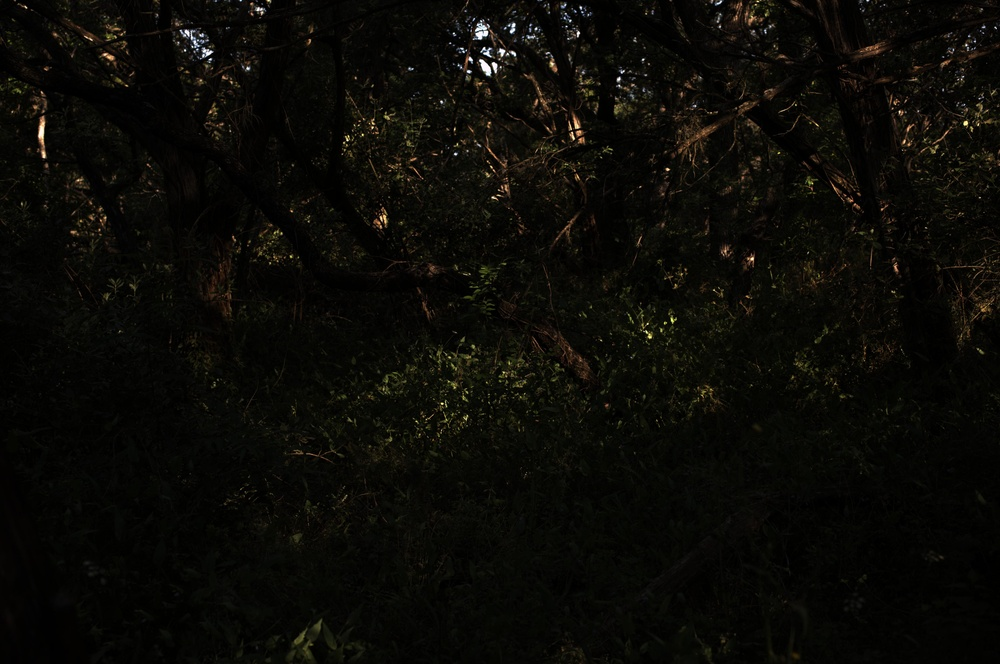
#> input picture train/test_images/cps201004281289.jpg, 1000 x 664 px, shrunk from 4284 x 2844 before the run, found by its file name
$ python image_recover.py
#> lines starting #> are read from the running program, lines starting #| are printed output that depends on the picture
### train/lib/image_operation.py
#!/usr/bin/env python3
# -*- coding: utf-8 -*-
"""
Created on Fri Apr 17 11:17:35 2020

@author: haoqiwang
"""

import matplotlib.image as mpimg
import numpy as np
import matplotlib.pyplot as plt
import copy

from lib import csv_operation
from lib import pixel_operation

'''

show original image

Example:

from lib import image_operation

IMAGE_FOLDER='./image_database/'
image_name = 'natural_forest.jpg'

image_path=IMAGE_FOLDER+image_name

ori_image = image_operation.read_image(image_path)

'''


def read_image(image_path):
    ori_image = mpimg.imread(image_path)
#> ori_image is the input picture: shape (664, 1000, 3); mean R, G, B 11, 10.3, 6.1
    image = np.asarray(ori_image).astype(np.int32)
    plt.imshow(image)
    plt.xticks([])
    plt.yticks([])
    return image


'''

remove one color

Example:

from lib import image_operation

IMAGE_FOLDER='./image_database/'
image_name = 'natural_forest.jpg'

image_path=IMAGE_FOLDER+image_name

#remove red
ori_image = image_operation.read_image(image_path)

image_remove_red=image_operation.remove_red(ori_image)

#remove green
ori_image = image_operation.read_image(image_path)

image_remove_green=image_operation.remove_green(ori_image)

#remove blue
ori_image = image_operation.read_image(image_path)

image_remove_blue=image_operation.remove_blue(ori_image)

'''


def remove_red(image):
    image_remove_red = copy.deepcopy(image)
    image_remove_red[:, :, 0] = 0
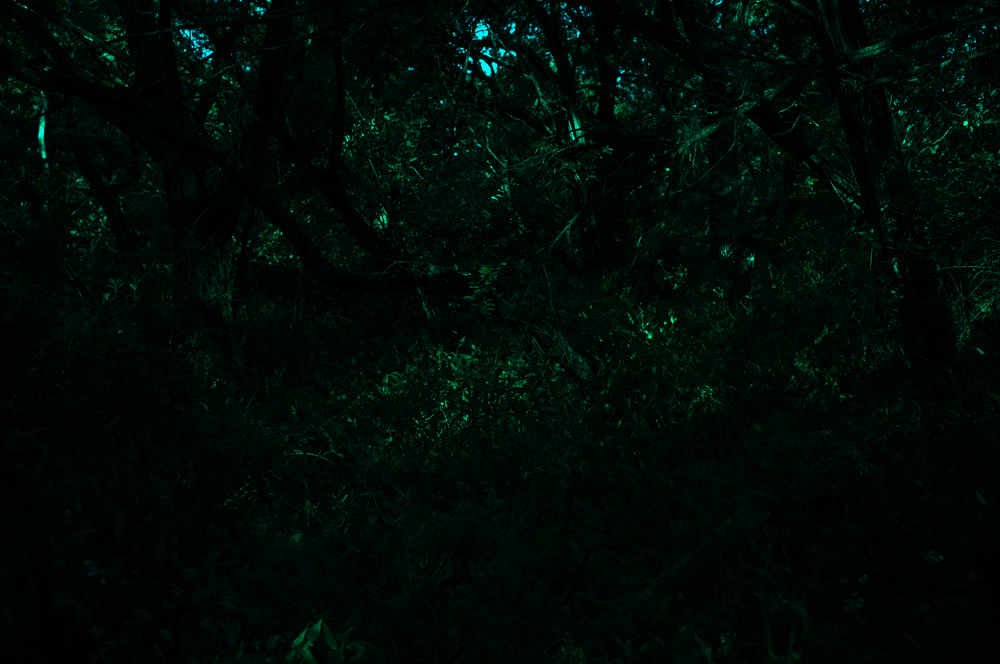
#> image_remove_red: shape (664, 1000, 3) int32; mean R, G, B 0, 10.3, 6.1
    plt.imshow(image_remove_red)
    plt.xticks([])
    plt.yticks([])
    return image_remove_red


# [16 lines left out: functions remove_green, remove_blue, not called in this run]


'''

remove color and recover color

Example:

from lib import image_operation

IMAGE_FOLDER='./image_database/'
image_name = 'natural_forest.jpg'

image_path=IMAGE_FOLDER+image_name

#remove and recover red
ori_image = image_operation.read_image(image_path)

image_remove_red=image_operation.remove_red(ori_image)

image_recover_red=image_operation.recover_red(image_remove_red)

#remove and recover green
ori_image = image_operation.read_image(image_path)

image_remove_green=image_operation.remove_green(ori_image)

image_recover_green=image_operation.recover_green(image_remove_green)

#remove and recover blue
ori_image = image_operation.read_image(image_path)

image_remove_blue=image_operation.remove_blue(ori_image)

image_recover_blue=image_operation.recover_blue(image_remove_blue)

'''


def recover_red(image_remove_red):
    RG_matrix, RG_record_matrix, RB_matrix, RB_record_matrix, GB_matrix, GB_record_matrix = csv_operation.import_csv()

    image_recover_red = copy.deepcopy(image_remove_red)

    image_size = image_remove_red.shape

    # num_channel = image_size[2]
    num_row = image_size[0]  # how many rows
    num_column = image_size[1]  # how many columns

    # initialize recoverd_red to store
    recovered_red = np.zeros((num_row, num_column), dtype=np.int32)
    # for now, we recover the image except edge
    for i in np.arange(1, num_row - 1):
        for j in np.arange(1, num_column - 1):
            green_value = image_remove_red[i, j, 1]
            blue_value = image_remove_red[i, j, 2]

            green_contrast = pixel_operation.rms_contrast(image_remove_red, i, j, 1)
            blue_contrast = pixel_operation.rms_contrast(image_remove_red, i, j, 2)

            green_blue_contrast_mean = (green_contrast + blue_contrast) / 2

            GB_matrix_index = pixel_operation.contrast_index(green_blue_contrast_mean)

            recovered_red[i, j] = GB_matrix[blue_value, green_value, GB_matrix_index]

    image_recover_red[:, :, 0] = recovered_red

    plt.imshow(image_recover_red)
    plt.xticks([])
    plt.yticks([])

    return image_recover_red


# [72 lines left out: functions recover_green, recover_blue, not called in this run]


'''

compare original image and recovered image

Example:

from lib import image_operation


IMAGE_FOLDER = './image_database/'
image_name = 'natural_forest.jpg'
image_path = IMAGE_FOLDER + image_name

ori_image = image_operation.read_image(image_path)
image_remove_blue = image_operation.remove_blue(ori_image)
image_recover_blue = image_operation.recover_blue(image_remove_blue)

mse_blue = image_operation.compare_image(ori_image,image_recover_blue)


ori_image = image_operation.read_image(image_path)
image_remove_red = image_operation.remove_red(ori_image)
image_recover_red = image_operation.recover_red(image_remove_red)

mse_red = image_operation.compare_image(ori_image,image_recover_red)


ori_image = image_operation.read_image(image_path)
image_remove_green = image_operation.remove_green(ori_image)
image_recover_green = image_operation.recover_green(image_remove_green)

mse_green = image_operation.compare_image(ori_image,image_recover_green)

'''


# [12 lines left out: function compare_image, not called in this run]


'''

recover image without considering contrast

Example:

from lib import image_operation


IMAGE_FOLDER = './image_database/'
image_name = 'natural_forest.jpg'

image_path = IMAGE_FOLDER + image_name

#red
ori_image = image_operation.read_image(image_path)
image_remove_red = image_operation.remove_red(ori_image)

image_recover_red=image_operation.recover_red(image_remove_red)
image_recover_red_no_contrast=image_operation.recover_red_no_contrast(image_remove_red)

mse_red = image_operation.compare_image(ori_image,image_recover_red)
mse_red_no_contrast = image_operation.compare_image(ori_image,image_recover_red_no_contrast)

#green
ori_image = image_operation.read_image(image_path)
image_remove_green = image_operation.remove_green(ori_image)

image_recover_green = image_operation.recover_green(image_remove_green)
image_recover_green_no_contrast = image_operation.recover_green_no_contrast(image_remove_green)

mse_green = image_operation.compare_image(ori_image,image_recover_green)
mse_green_no_contrast = image_operation.compare_image(ori_image,image_recover_green_no_contrast)

#blue
ori_image = image_operation.read_image(image_path)
image_remove_blue = image_operation.remove_blue(ori_image)

image_recover_blue = image_operation.recover_blue(image_remove_blue)
image_recover_blue_no_contrast = image_operation.recover_blue_no_contrast(image_remove_blue)

mse_blue = image_operation.compare_image(ori_image,image_recover_blue)
mse_blue_no_contrast = image_operation.compare_image(ori_image,image_recover_blue_no_contrast)

'''


# [82 lines left out: functions recover_red_no_contrast, recover_green_no_contrast, recover_blue_no_contrast, not called in this run]


'''

gamma transform, make the image bright to view

Example:

from lib import image_operation

img_gamma2=image_operation.gamma2_transform(image_recover_blue_no_contrast)

'''


# [10 lines left out: function gamma2_transform, not called in this run]

### train/lib/csv_operation.py
#!/usr/bin/env python3
# -*- coding: utf-8 -*-
"""
Created on Thu Apr 16 22:57:18 2020

@author: haoqiwang
"""

import os
import pandas as pd
import numpy as np

'''
import all csv files

Example:

from lib import csv_operation

RG_matrix,RG_record_matrix,RB_matrix,RB_record_matrix,GB_matrix,GB_record_matrix=csv_operation.import_csv()

'''


def import_csv():
    # csv location
    CSV_FOLDER = './train_database/'
    # get names for all images
#> (the run stopped early here; a loop or call above may not have finished)

$ run again, with train/test_images/cps201004281214.jpg copied over train/test_images/cps201004281289.jpg
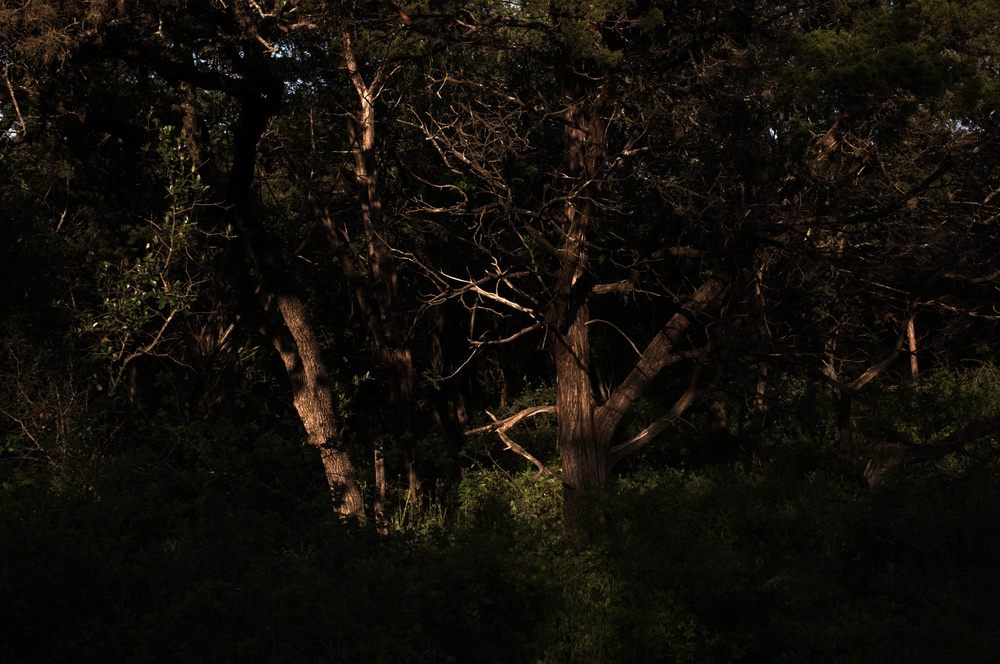
#> input picture train/test_images/cps201004281214.jpg, 1000 x 664 px, shrunk from 4284 x 2844 before the run, found by its file name
#> in read_image, ori_image is the input picture: shape (664, 1000, 3); mean R, G, B 18, 15, 8.7
#> in remove_red, `image_remove_red[:, :, 0] = 0`:
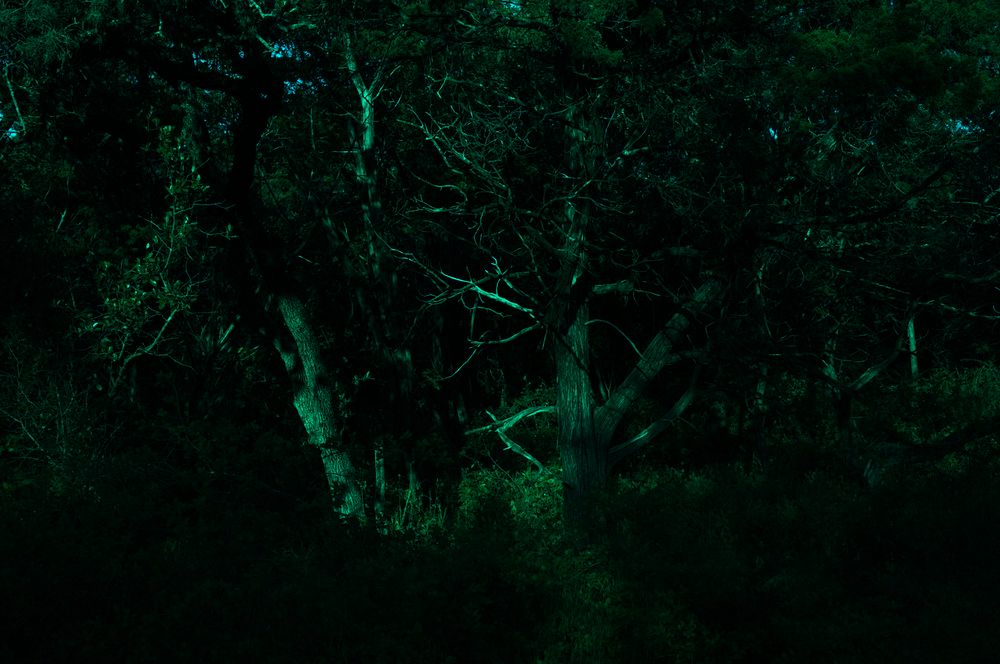
#> image_remove_red: shape (664, 1000, 3) int32; mean R, G, B 0, 15, 8.7

$ run again, with train/test_images/cps201004281239.jpg copied over train/test_images/cps201004281289.jpg
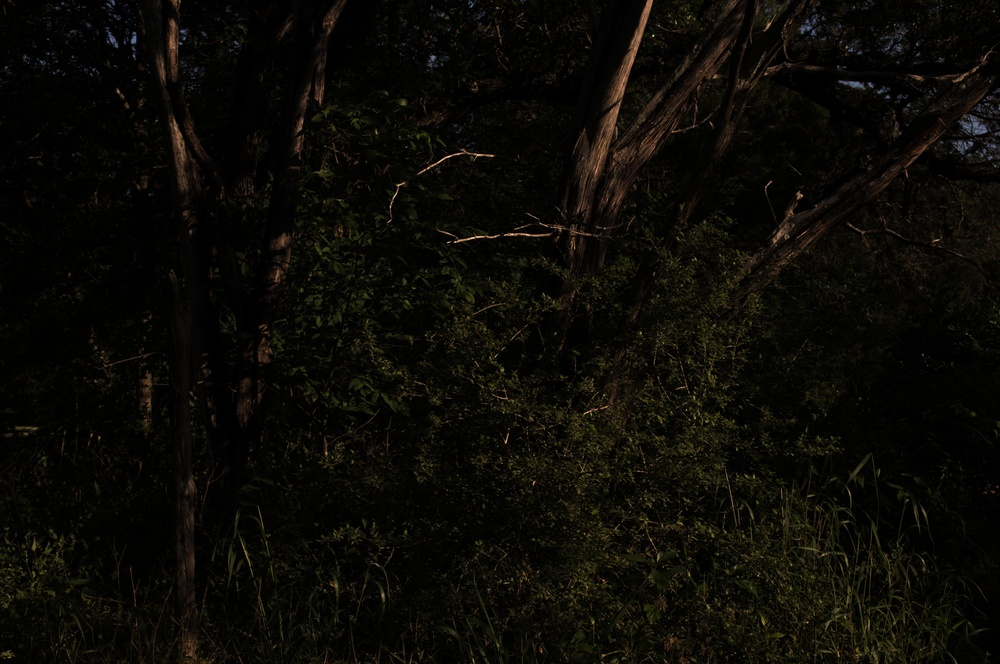
#> input picture train/test_images/cps201004281239.jpg, 1000 x 664 px, shrunk from 4284 x 2844 before the run, found by its file name
#> in read_image, ori_image is the input picture: shape (664, 1000, 3); mean R, G, B 11.5, 10.2, 5.6
#> in remove_red, `image_remove_red[:, :, 0] = 0`:
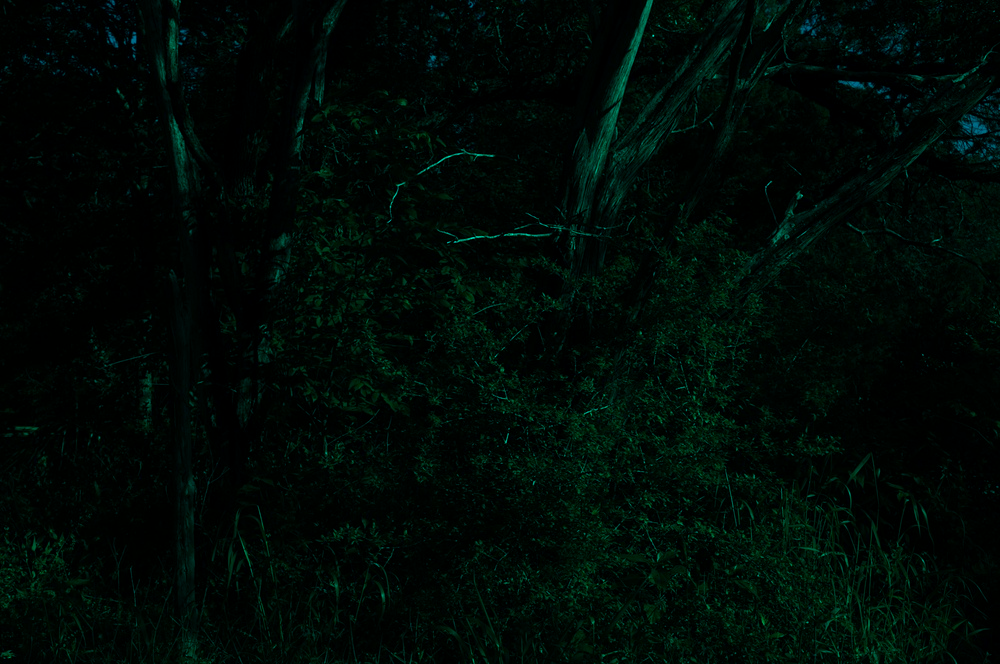
#> image_remove_red: shape (664, 1000, 3) int32; mean R, G, B 0, 10.2, 5.6
